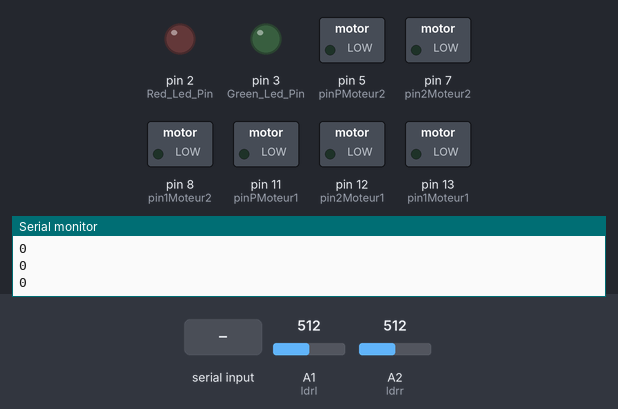
A sketch run on a simulated Arduino Uno, built with avr-gcc and run on an emulated ATmega328P. Shown: switched loads named in the sketch (green lamp = pin HIGH), output pins drawn as LEDs (lit = HIGH), the last lines printed to the serial monitor. The test bench sets the inputs (shaded band); at power-on: A1 (ldrl) = 512, A2 (ldrr) = 512.

Above: at 1.2 s.
1.3 s: "1" received over Serial
At 1.41 s:
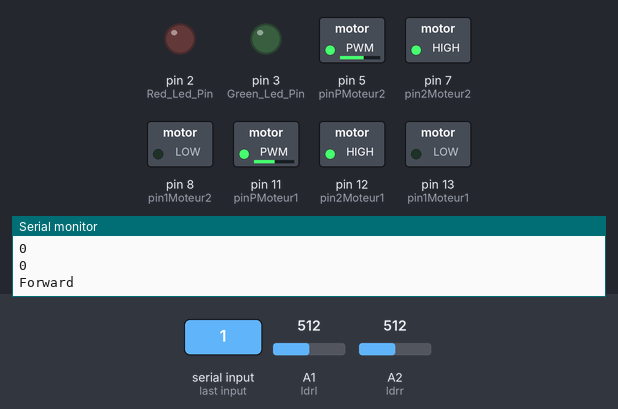
3.0 s: "2" received over Serial
At 3.1 s:
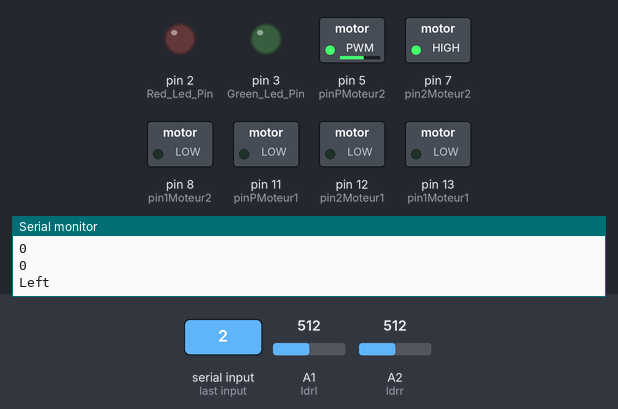
4.7 s: "3" received over Serial
At 4.81 s:
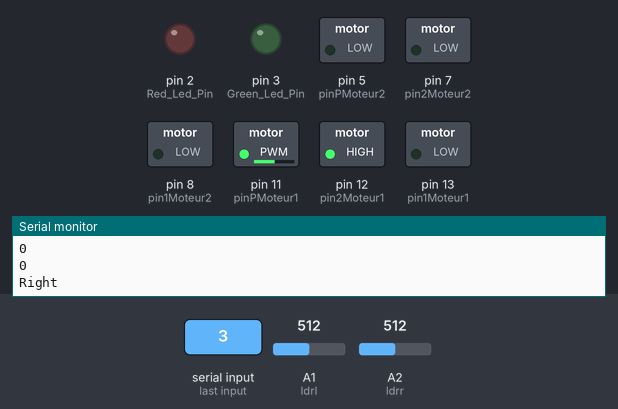
6.4 s: "4" received over Serial
At 6.53 s:
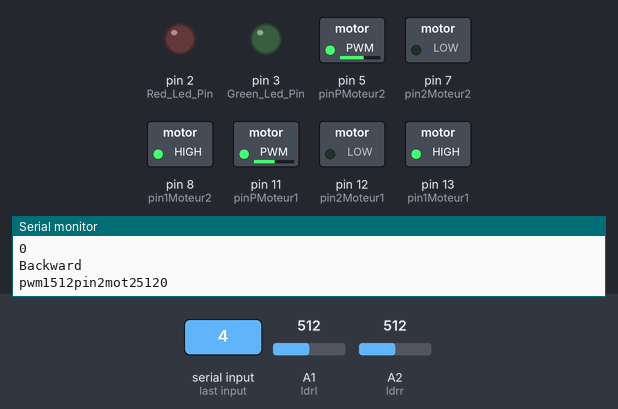
8.1 s: "6" received over Serial
At 8.4 s:
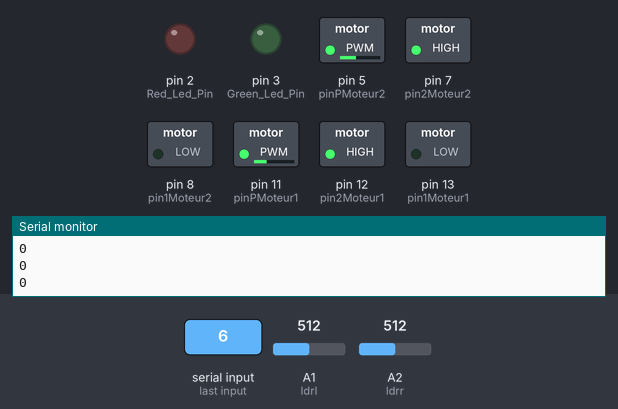
Timing chart, 0 to 10.6 s (numbered marks = the images above; inputs shaded):
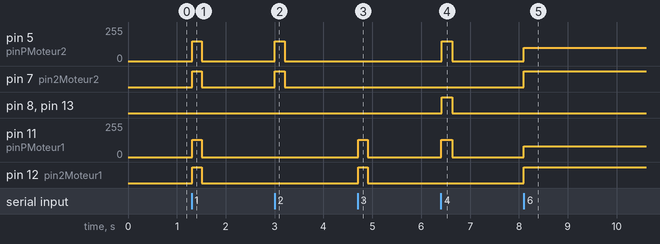

Measured:
- after the input at 1.3 s, pin 5 (pinPMoteur2): 0/255 → 150/255 at once, → 0/255 0.20 s later; pin 7 (pin2Moteur2), pin 12 (pin2Moteur1): LOW → HIGH at once, → LOW 0.20 s later; pin 11 (pinPMoteur1): 0/255 → 130/255 at once, → 0/255 0.20 s later
- after the input at 3.0 s, pin 5 (pinPMoteur2): 0/255 → 150/255 at once, → 0/255 0.20 s later; pin 7 (pin2Moteur2): LOW → HIGH at once, → LOW 0.20 s later
- after the input at 4.7 s, pin 11 (pinPMoteur1): 0/255 → 130/255 at once, → 0/255 0.20 s later; pin 12 (pin2Moteur1): LOW → HIGH at once, → LOW 0.20 s later
- after the input at 6.4 s, pin 5 (pinPMoteur2): 0/255 → 150/255 at once, → 0/255 0.21 s later; pin 8 (pin1Moteur2), pin 13 (pin1Moteur1): LOW → HIGH at once, → LOW 0.21 s later; pin 11 (pinPMoteur1): 0/255 → 130/255 at once, → 0/255 0.22 s later
- after the input at 8.1 s, pin 5 (pinPMoteur2): 0/255 → 100/255 at once; pin 7 (pin2Moteur2), pin 12 (pin2Moteur1): LOW → HIGH at once; pin 11 (pinPMoteur1): 0/255 → 80/255 at once

The sketch:

challenge.ino
```cpp
const int LDR_Pin=A0; // pin ldr1
const int ldrl=A1; // pin ldr2
const int ldrr=A2; // pin ldr3
const int Red_Led_Pin=2;
const int Green_Led_Pin=3;
int v1=130; //les vitesses à changer selon les moteurs que vous avez car en générale ils n'ont pas les meme vitesse
int v2=150;
int v11=80;
int v22=100;
int pin1Moteur1=13; //pin de commande moteur 1
int pin2Moteur1=12; // pin de commande moteur 1
int pinPMoteur1=11;// pin PWM moteur 1
int pin1Moteur2=8; // pin de commande moteur 2
int pin2Moteur2=7; // pin de commande moteur 2
int pinPMoteur2=5; // pin PWM moteur 2
/*################################################*/
//fonction cryptage du code morse de la lettre V ou O
bool crypt()
{Serial.println("in");
 unsigned long Time=0;
 unsigned long Start;
 //int val1=analogRead(LDR_Pin);
 while (Time < 470)
 {
  Time = 0 ;
  Serial.println(analogRead(LDR_Pin));
  if (analogRead(LDR_Pin)<= 100 )
  {
     Start = millis();
     int k=0;
  while(analogRead(LDR_Pin) <= 100 )
  { }
  Time = millis() - Start ;
  Serial.println("Time");
  Serial.println(Time);
  }
  }
  //Serial.println("ok");
  unsigned long st = millis();
  unsigned long Time1 = 0;
  while(analogRead(LDR_Pin) >150)
  { }
  Time1 = millis() - st;
  Serial.println("Time1");
  Serial.println(Time1);

  if (Time1>=290 && Time1<=310)
      {digitalWrite(Green_Led_Pin,LOW);
       digitalWrite(Red_Led_Pin,HIGH);
       return true;
      }
  else if (Time1 >= 90 && Time1<=110)
        {
          digitalWrite(Green_Led_Pin,HIGH);
          digitalWrite(Red_Led_Pin,LOW);
          return true;
        }
  else
  {
    Serial.println("none");
    return false;
  }
}
/*#####################################*/

char str[2],i;
void forward() // fonction avancer téléguidé
{  analogWrite(pinPMoteur1,v1);
   digitalWrite(pin1Moteur1, 0);
   digitalWrite(pin2Moteur1, 1);
   analogWrite(pinPMoteur2,v2);
   digitalWrite(pin1Moteur2, 0);
   digitalWrite(pin2Moteur2,1);
}
void backward() //fct reculer téléguidé
{
   analogWrite(pinPMoteur1,v1);
   Serial.print("pwm1");Serial.print(analogRead(pinPMoteur1));
   digitalWrite(pin1Moteur1, 1);
   digitalWrite(pin2Moteur1, 0);

   analogWrite(pinPMoteur2,v2);
   digitalWrite(pin1Moteur2, 1);
   Serial.print("pin2mot2");Serial.print(analogRead(pin1Moteur2));
   digitalWrite(pin2Moteur2,0);
}
void left() // fct tourner à gauche téléguidé
{
   analogWrite(pinPMoteur1,v1);
   digitalWrite(pin1Moteur1, 0);
   digitalWrite(pin2Moteur1, 1);
   analogWrite(pinPMoteur2,0);
   digitalWrite(pin1Moteur2,0);
   digitalWrite(pin2Moteur2,0);
}
void right() //fct tourner à droite téléguidé
{
  analogWrite(pinPMoteur1,0);
  digitalWrite(pin1Moteur1,0);
   digitalWrite(pin2Moteur1, 0);
   analogWrite(pinPMoteur2,v2);
   digitalWrite(pin1Moteur2, 0);
   digitalWrite(pin2Moteur2,1);
}

void stopp() // fct stop pour téléguidé et suiveur
{   analogWrite(pinPMoteur1,0);
    analogWrite(pinPMoteur2,0);
    digitalWrite(pin2Moteur1,LOW);
    digitalWrite(pin1Moteur1,LOW);
    digitalWrite(pin2Moteur2,LOW);
    digitalWrite(pin1Moteur2,LOW);}

void moveForward(int v1 ,int v2) //fonction avancer pour le suiveur
{   analogWrite(pinPMoteur1,v1);
    analogWrite(pinPMoteur2,v2);
    digitalWrite(pin2Moteur1,HIGH);
    digitalWrite(pin2Moteur2,HIGH);
    digitalWrite(pin1Moteur1,LOW);
    digitalWrite(pin1Moteur2,LOW);
}

void moveBackward(int v1, int v2) // fonction reculer pour suiveur
{   analogWrite(pinPMoteur1,v1);
    analogWrite(pinPMoteur2,v2);
    digitalWrite(pin1Moteur1,HIGH);
    digitalWrite(pin1Moteur2,HIGH);
    digitalWrite(pin2Moteur1,LOW);
    digitalWrite(pin2Moteur2,LOW);
}

void turnLeft()//left motor stops and right motor goes forward to turn left in place
{   analogWrite(pinPMoteur1,v11);
   digitalWrite(pin1Moteur1, 0);
   digitalWrite(pin2Moteur1, 1);
   analogWrite(pinPMoteur2,0);
   digitalWrite(pin1Moteur2,0);
   digitalWrite(pin2Moteur2,0);

}

void turnRight()//right motor stops and left motor goes forward to turn right in place
{   analogWrite(pinPMoteur1,0);
  digitalWrite(pin1Moteur1,0);
   digitalWrite(pin2Moteur1, 0);
   analogWrite(pinPMoteur2,v22);
   digitalWrite(pin1Moteur2, 0);
   digitalWrite(pin2Moteur2,1);
}

void suiveur()
{int j =0;

  while(j<4){
    moveForward(v11,v22);
    delay(100);
      if (analogRead(ldrl)<100 && analogRead(ldrr)>150&& (j<4))
      {
          stopp();
          delay(10);
          turnLeft();
          delay(930);
          j++;
      }
      else if (analogRead(ldrr)<100 && analogRead(ldrl)>150&& (j<4))
      {
          stopp();
          delay(10);
          turnRight();
          delay(930);
          j++;


      }/*else{if (analogRead(ldrc))
      {
          moveForward(v1,v2);
      }}*/


    }
      if (j==4)
      {
        stopp();
      }

    }
void setup()
{
  Serial.begin(9600);
  pinMode(LDR_Pin, INPUT);
  pinMode(Red_Led_Pin, OUTPUT);
  pinMode(Green_Led_Pin, OUTPUT);
  pinMode(ldrl,INPUT);
  pinMode(ldrr,INPUT);
  pinMode(pin1Moteur1, OUTPUT);
  pinMode(pin2Moteur1, OUTPUT);
  pinMode(pinPMoteur1, OUTPUT);
  pinMode(pin1Moteur2, OUTPUT);
  pinMode(pin2Moteur2, OUTPUT);
  pinMode(pinPMoteur2, OUTPUT);

}

void loop()
{ //crypt();
 int b=0;
  Serial.println(Serial.available());
  while(Serial.available())
  {
    char ch=Serial.read();
    str[i++]=ch;

    if(str[i-1]=='1')
    {
     Serial.println("Forward");
     forward();
     delay(200);
     stopp();
     i=0;
    }
  else if(str[i-1]=='7')
    {
      bool test = false;
      int b=0;
      while(b<10 && test == false){
       Serial.print(b);
       test = crypt() ;
        b++;}
        i=0;
    }
    else if(str[i-1]=='2')
    {
     Serial.println("Left");
     right();
     delay(200);
     stopp();
     i=0;
    }
    else if(str[i-1]=='3')
    {
      Serial.println("Right");
      left();
      delay(200);
      stopp();
      i=0;
    }

    else if(str[i-1]=='4')
    {
      Serial.println("Backward");
      backward();
      delay(200);
      stopp();
      i=0;
    }
    else if(str[i-1]=='5')
    {
      Serial.println("Stop");
      stopp();
      i=0;
    }
    else if (str[i-1]=='6') //suiveur
    {
      suiveur();
      i=0;
    }
    delay(100);
  }
  //turnLeft();
}
```
